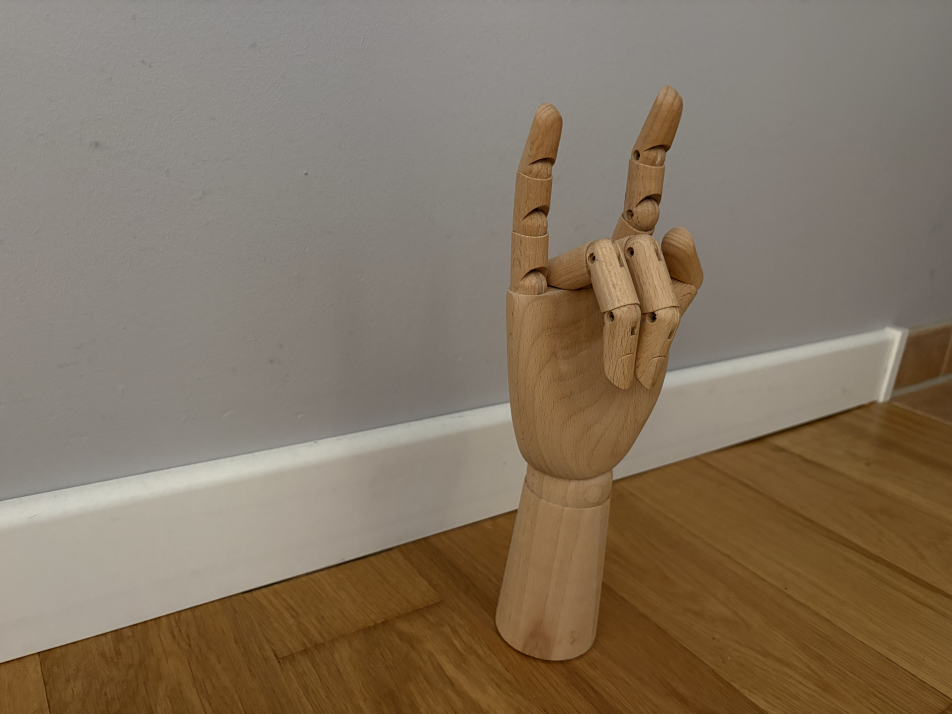
%> input picture Lab11/photo/IMG_0880.jpeg, 5712 x 4284 px (shown at 1/6 size); its folder holds 4 pictures in this run
$ octave lab11.m   (GNU Octave 9; MATLAB toolbox functions it lacks are replaced by stand-ins)
%> lines starting %> are read from the running program, lines starting %| are printed output that depends on the picture
clear all; close all; clc;

imageDir = '/Users/maksymiliantonak/Documents/code/PrzemysloweZastosowaniaRzeczywistosciWirtualnejIRozszerzonejSemIMagisterka/Lab11/photo';
imds = imageDatastore(imageDir);

% WSPÓŁCZYNNIK SKALOWANIA: Zmniejszamy zdjęcia do 30% wielkości, aby uniknąć błędów
scaleFactor = 0.3;

figure
montage(imds.Files, 'Size', [3, 2]);
%> (this line was passed over: montage is not available in this run)
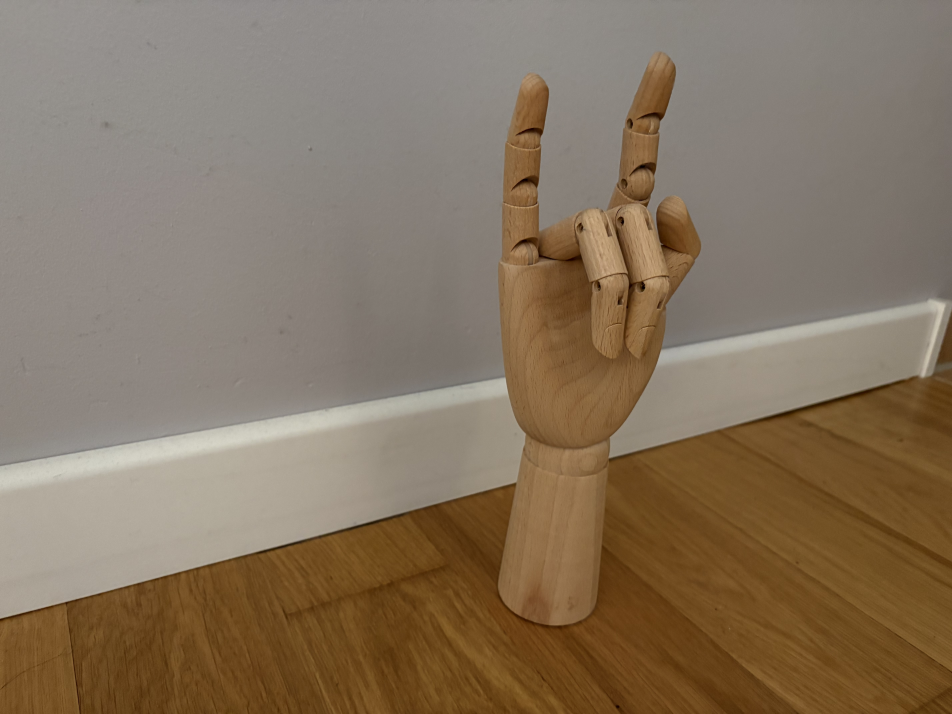
%> input picture Lab11/photo/IMG_0881.jpeg, 5712 x 4284 px (shown at 1/6 size)
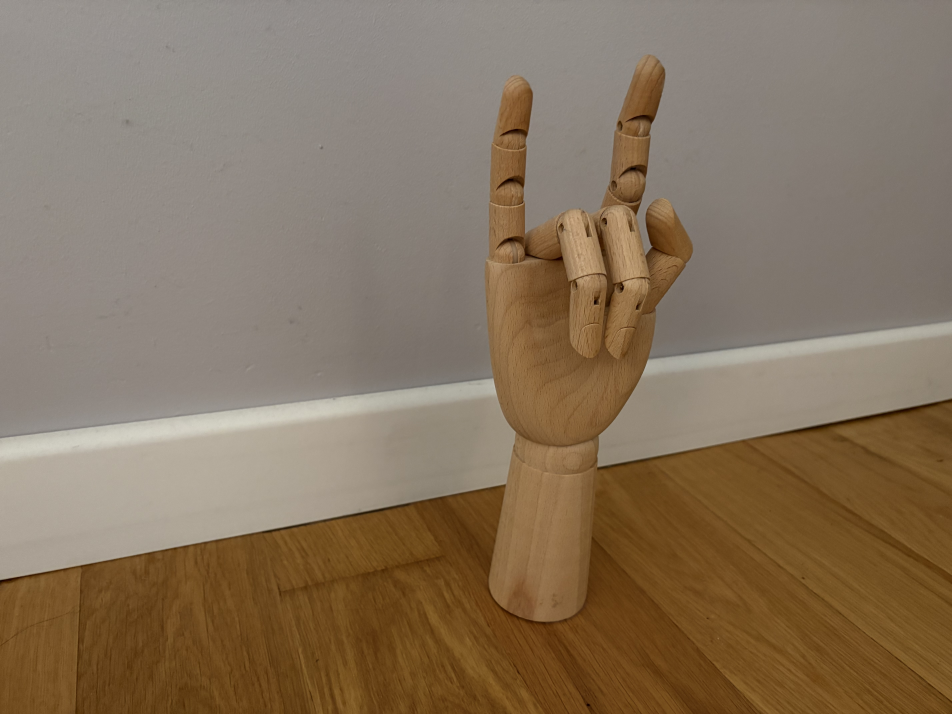
%> input picture Lab11/photo/IMG_0882.jpeg, 5712 x 4284 px (shown at 1/6 size)
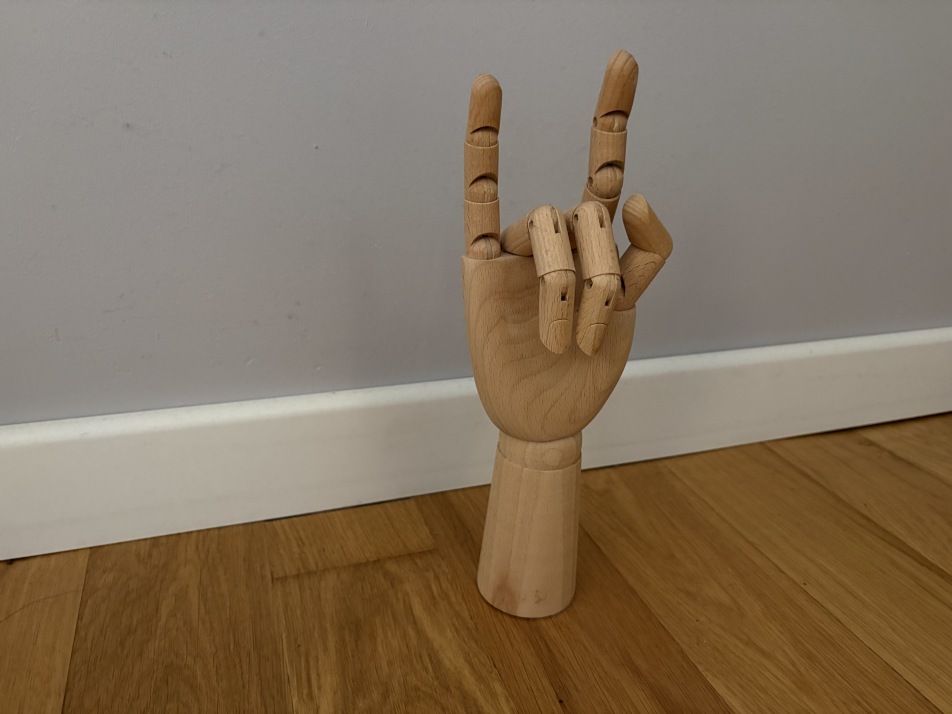
%> input picture Lab11/photo/IMG_0883.jpeg, 5712 x 4284 px (shown at 1/6 size)
title('Input Image Sequence');

% Wczytywanie, konwersja do szarości i SKALOWANIE obrazów
images = cell(1, numel(imds.Files));
for i = 1:numel(imds.Files)
    I = readimage(imds, i);
    I = im2gray(I);
%> (the run ends here)
